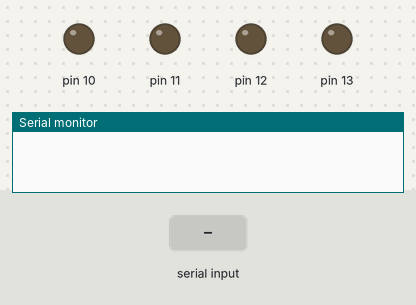
Bench run of a sketch on a simulated Arduino Uno, built with avr-gcc and run on an emulated ATmega328P. Parts: output pins drawn as LEDs (lit = HIGH), the last lines printed to the serial monitor. Inputs (shaded band) come from the test bench.

Above: at 1.2 s.
1.3 s: "f" received over Serial
At 2.4 s:
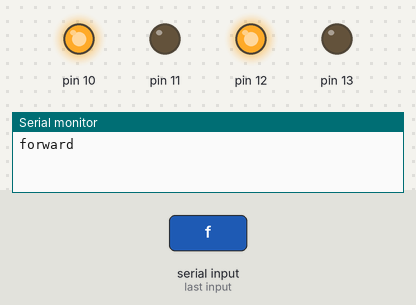
3.5 s: "b" received over Serial
At 5.1 s:
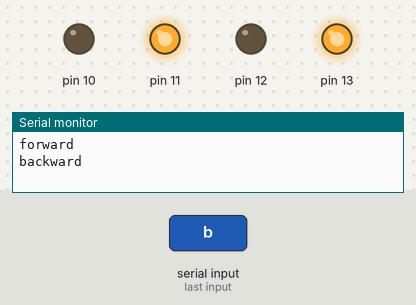
5.5 s: "l" received over Serial
At 6.6 s:
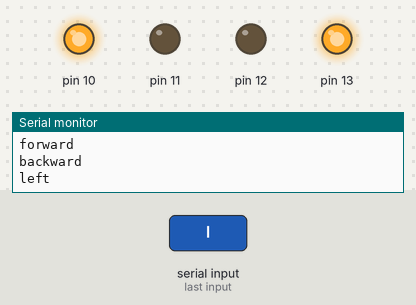
7.5 s: "r" received over Serial
At 9.4 s:
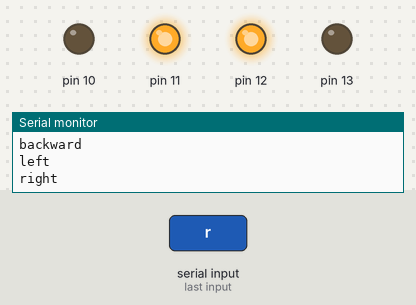
Timing chart, 0 to 10.5 s (numbered marks = the images above; inputs shaded):
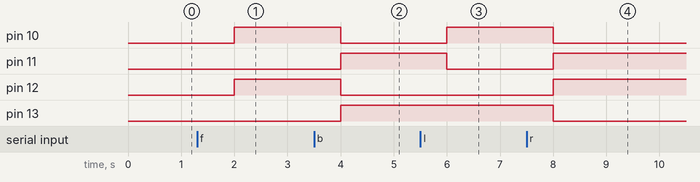

Measured:
- after the input at 1.3 s, pin 10, pin 12: LOW → HIGH after 0.70 s
- after the input at 3.5 s, pin 10, pin 12: HIGH → LOW after 0.50 s; pin 11, pin 13: LOW → HIGH after 0.50 s
- after the input at 5.5 s, pin 10: LOW → HIGH after 0.50 s; pin 11: HIGH → LOW after 0.50 s
- after the input at 7.5 s, pin 10, pin 13: HIGH → LOW after 0.50 s; pin 11, pin 12: LOW → HIGH after 0.50 s

The sketch:

arduino_code.ino
```cpp
char data;
String command;

void setup() {
  // put your setup code here, to run once:
  Serial.begin(9600);
  pinMode(10,OUTPUT);
  pinMode(11,OUTPUT);
  pinMode(12,OUTPUT);
  pinMode(13,OUTPUT);
}
  void moveRobot(String motion){

    if(motion=="f")
    {
      digitalWrite(10,HIGH);
      digitalWrite(11,LOW);
      digitalWrite(12,HIGH);
      digitalWrite(13,LOW);
      Serial.println("forward");
    }

    if(motion=="b")
    {
      digitalWrite(10,LOW);
      digitalWrite(11,HIGH);
      digitalWrite(12,LOW);
      digitalWrite(13,HIGH);
      Serial.println("backward");
    }

    if(motion=="l")
    {
      digitalWrite(10,HIGH);
      digitalWrite(11,LOW);
      digitalWrite(12,LOW);
      digitalWrite(13,HIGH);
      Serial.println("left");
    }

    if(motion=="r")
    {
      digitalWrite(10,LOW);
      digitalWrite(11,HIGH);
      digitalWrite(12,HIGH);
      digitalWrite(13,LOW);
      Serial.println("right");
    }

    if(motion=="s")
    {
      digitalWrite(10,LOW);
      digitalWrite(11,LOW);
      digitalWrite(12,LOW);
      digitalWrite(13,LOW);
      Serial.println("stop");
    }
  }

void loop() {
  // put your main code here, to run repeatedly:

 while (Serial.available()){
  data = Serial.read();
  command = String(data);
  moveRobot(command);
 }
 delay(1000);
}
```
